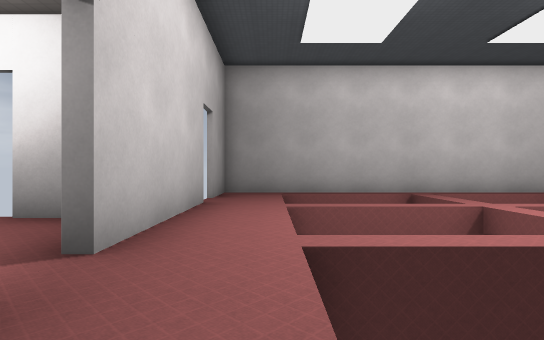
[1] (above)

21 first-person views from a walk through a Godot game level. The camera is 1.3 m above the floor, looks level and sees 80° across. The floor is counted in squares, 2 m on a side. Each view is taken from the middle of a square. On the plan, view 1 faces up. The plan holds only what a view shows up to about 10 squares ahead; the rest is blank. The place goes on beyond the plan. Surface patterns are stand-ins for the level's own textures.

[2]
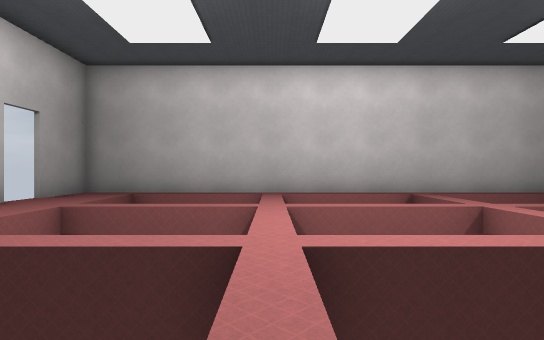

[3]
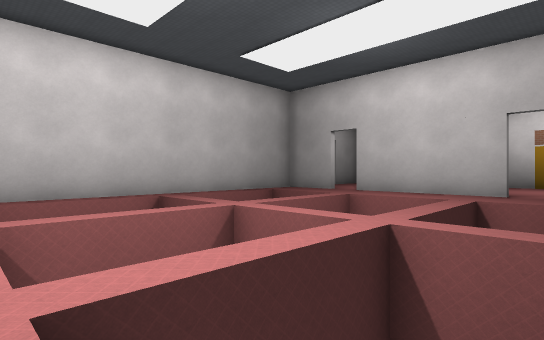

[4]
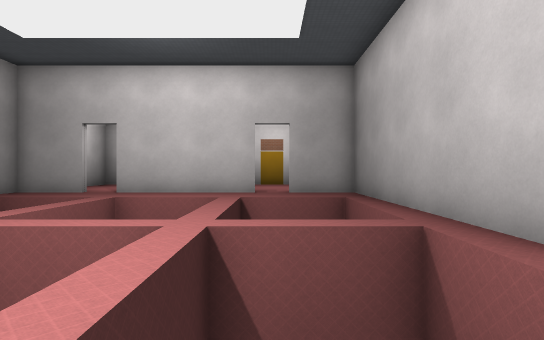

[5]
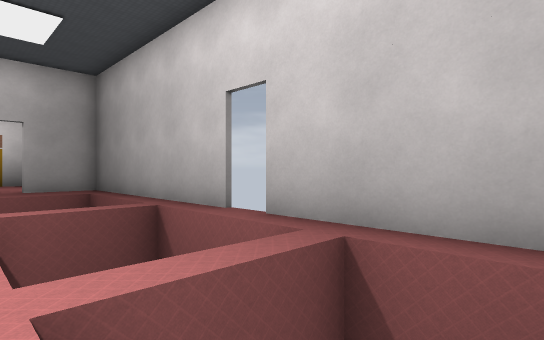

[6]
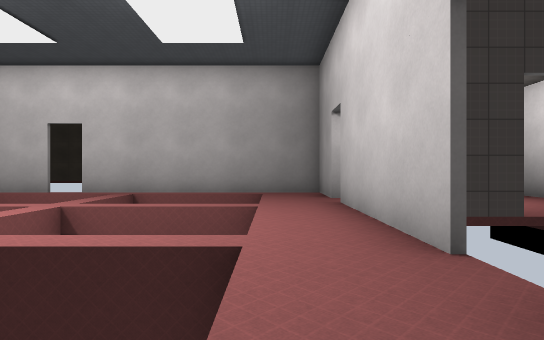

[7]
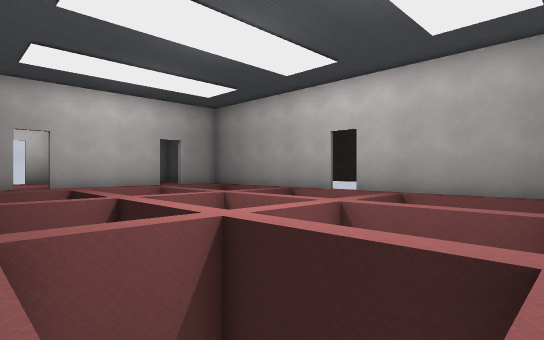

[8]
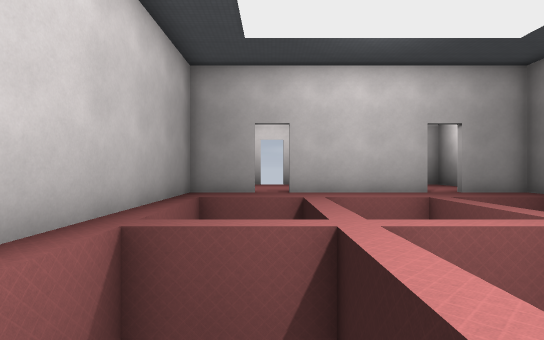

[9]
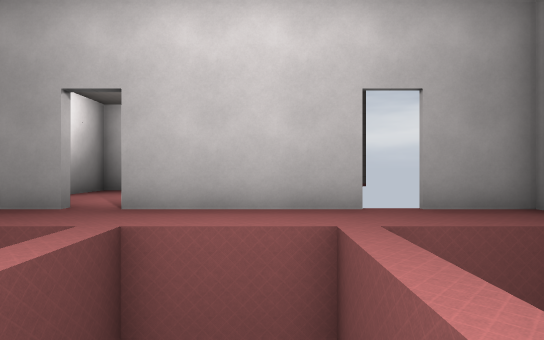

[10]
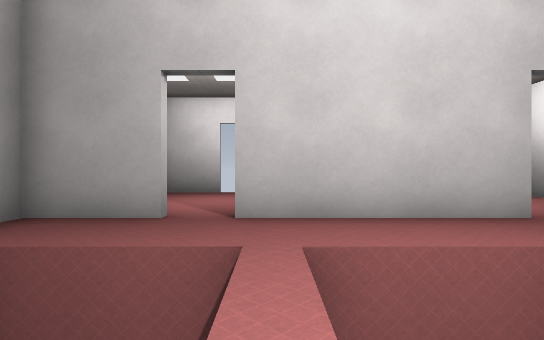

[11]
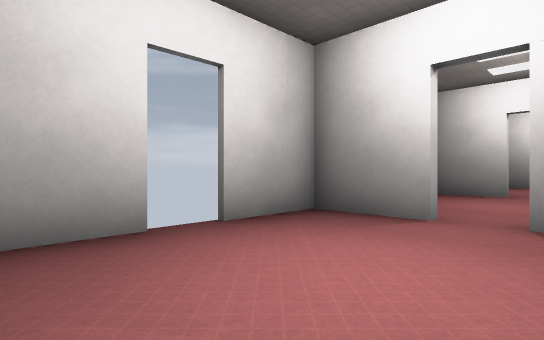

[12]
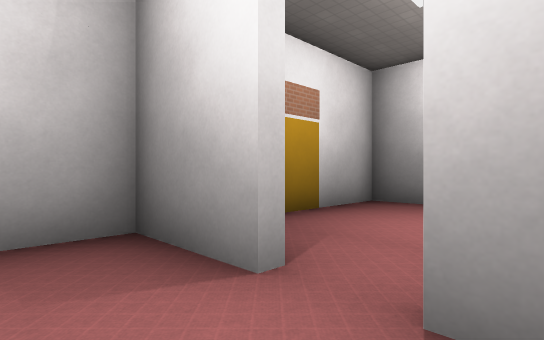

[13]
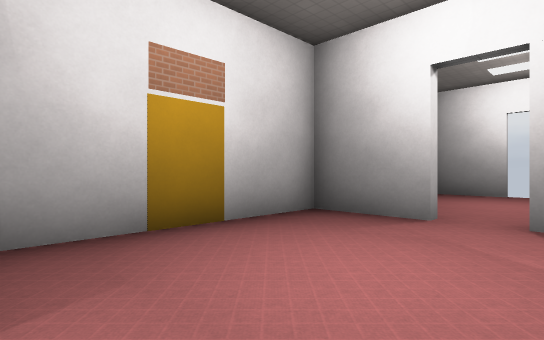

[14]
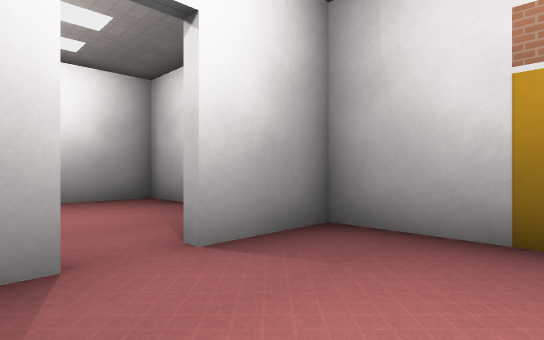

[15]
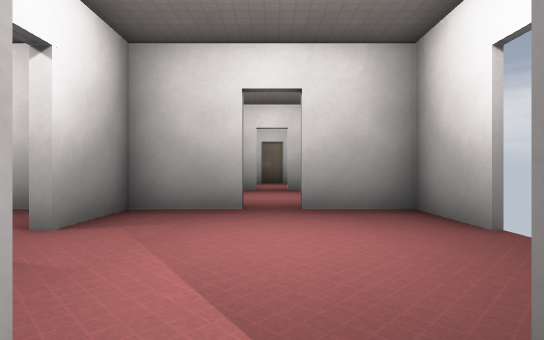

[16]
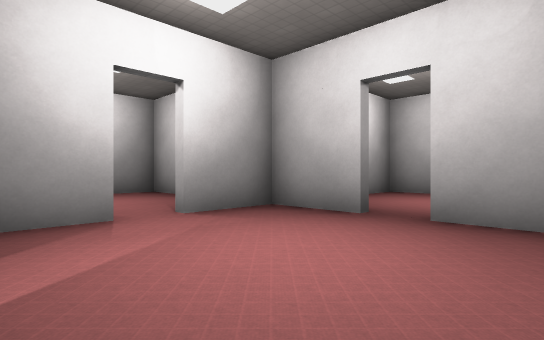

[17]
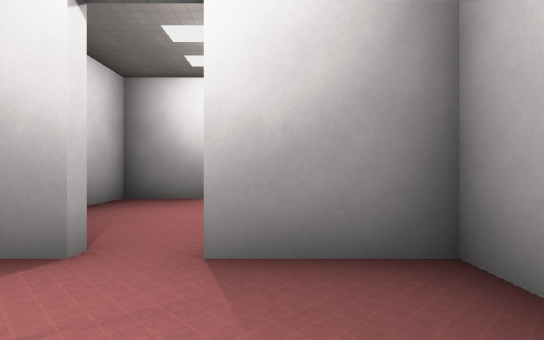

[18]
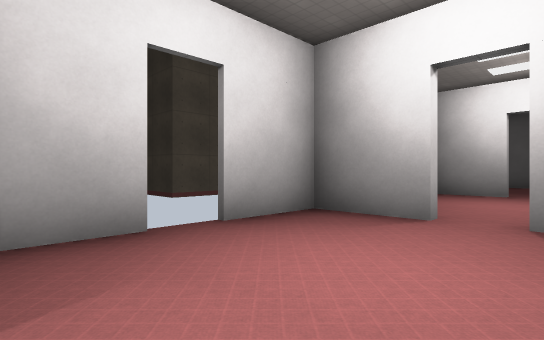

[19]
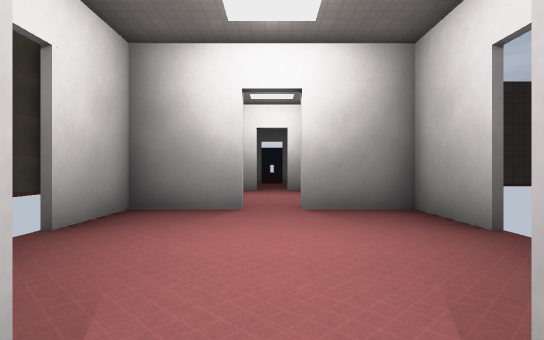

[20]
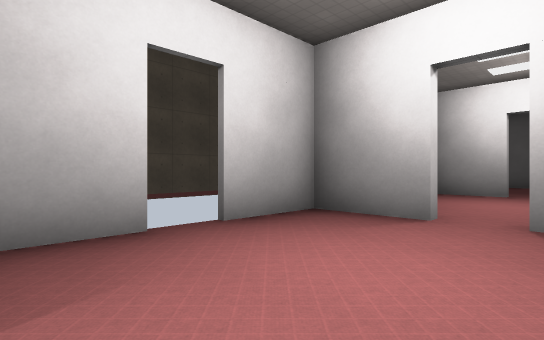

[21]
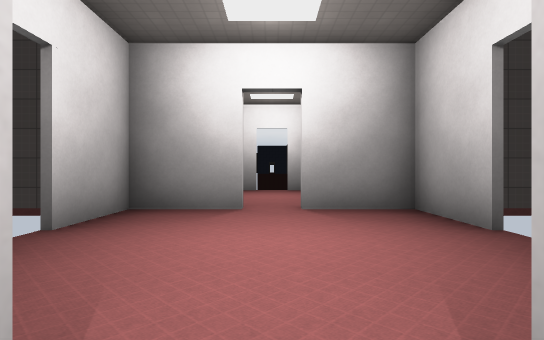

### Floor plan
Ten units are one square. View 1 is at (0, 0); x grows to the right and y downward. Boxes are objects, and circles mark ways between rooms. Rooms are numbered by the first view taken in them; rooms with no view inside come last. Other rooms are left out.
<svg viewBox="-69 -99 258 208">
<path fill="none" stroke="#000" d="M64 4 134 4 134 -15M-14 -66 -14 -25M134 -75 134 -94 -14 -94 -14 -75M134 -24 134 -65M-14 -15 -14 4 55 4M184 -74 184 -94 165 -94M165 -46 184 -46 184 -65M150 -46 155 -46M165 4 184 4 184 -44 165 -44M-36 4 -24 4M-64 -15 -64 4 -45 4M-45 -44 -64 -44 -64 -25M-28 -44 -35 -44M-16 26 -16 12M-35 54 -16 54 -16 35M-64 40 -64 54 -45 54M-16 76 -16 62M-35 104 -16 104 -16 85M-64 89 -64 104 -45 104"/>
<circle cx="140" cy="-70" r="3" fill="#2a7"/>
<circle cx="140" cy="-20" r="3" fill="#2a7"/>
<circle cx="-10" cy="-20" r="3" fill="#2a7"/>
<circle cx="160" cy="-50" r="3" fill="#2a7"/>
<circle cx="-40" cy="0" r="3" fill="#2a7"/>
<circle cx="-40" cy="50" r="3" fill="#2a7"/>
<text x="60" y="-50">1</text>
<text x="160" y="-70">2</text>
<text x="160" y="-20">3</text>
<text x="-40" y="-20">4</text>
<text x="-40" y="30">5</text>
<text x="-40" y="80">6</text>
</svg>
Room 1 opens to room 2. Room 1 opens to room 3. Room 1 opens to room 4. Room 2 opens to room 3. Room 4 opens to room 5. Room 5 opens to room 6.

Where each view was taken, in squares from view 1:
view 1: 0 up, 0 right, facing up
view 2: 0 up, 4 right, facing up
view 3: 1 up, 4 right, facing up-right
view 4: 2 up, 4 right, facing right
view 5: 3 up, 2 right, facing down-right
view 6: 9 up, 0 right, facing down
view 7: 9 up, 0 right, facing down-right
view 8: 7 up, 4 right, facing right
view 9: 5 up, 4 right, facing left
view 10: 6 up, 9 right, facing right
view 11: 9 up, 15 right, facing down-right
view 12: 6 up, 15 right, facing down-right
view 13: 4 up, 15 right, facing down-right
view 14: 2 up, 15 right, facing up-right
view 15: 2 up, 1 left, facing left
view 16: 4 up, 2 left, facing down-left
view 17: 2 up, 5 left, facing down
view 18: 1 down, 5 left, facing down-right
view 19: 5 down, 4 left, facing down
view 20: 6 down, 5 left, facing down-right
view 21: 10 down, 4 left, facing down
